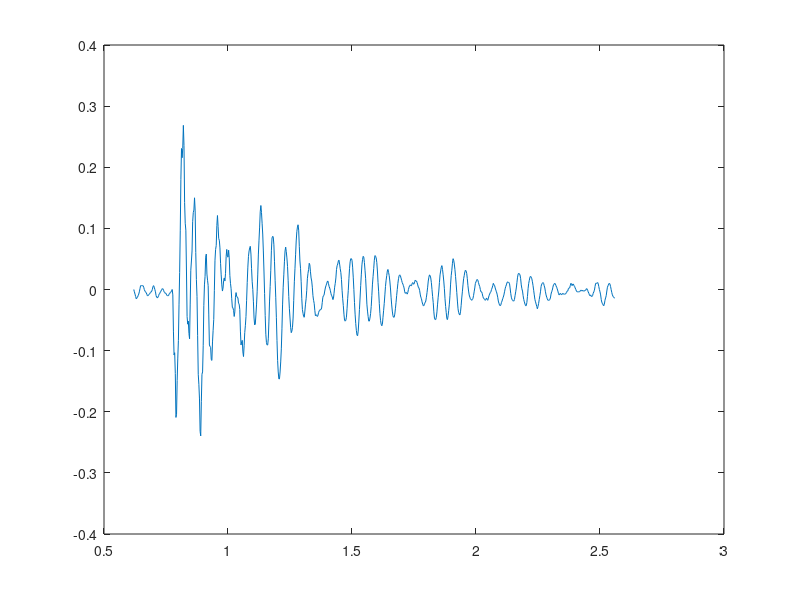

Reproduce this figure in MATLAB. (Note: this script raises an error after producing the figure.)
load('maquetteTMD/donnees/mData.mat');

Fa = mesureAmortissement;

Fa = transpose(Fa);
Fa = Fa(1,:) + 1i*Fa(2,:);

a = real(ifft(Fa));
t = 1/400 * (1:length(a));

%% t0

t0 = 0.62;

a = a(t>=t0);
t = t(t>=t0);

%% wavelet

fig = figure;
ax = axes(fig);
plt = plot(ax, t, a);


WaveletMenu('WaveletPlot', plt);
